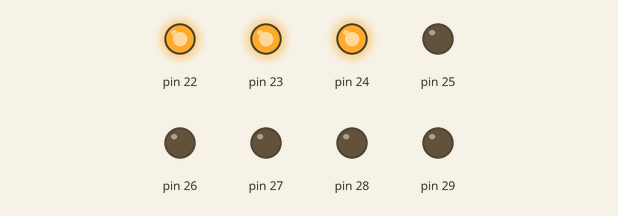
This sketch was run on a simulated Arduino Mega 2560, built with avr-gcc and run on an emulated ATmega2560. Shown: output pins drawn as LEDs (lit = HIGH).

Above: at 0.5 s.
At 3.5 s:
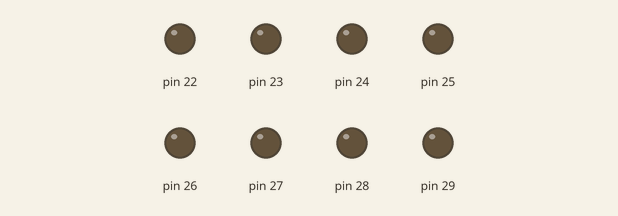
Timing chart, 0 to 4.6 s (numbered marks = the images above):
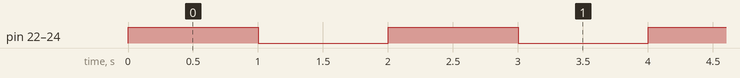

The sketch:

ports.ino
```cpp
// ports.ino: blink a "7" on a common-cathode 7-segment, using port registers only
// Segments a..g on PORTA bits 0..6 = pins 22..28. Common pin to GND.

void setup() {
  DDRA = 0xFF;            // all 8 pins of port A are outputs
}

void loop() {
  PORTA = 0b00000111;     // segments a, b, c on: a "7"
  delay(1000);
  PORTA = 0x00;           // all segments off
  delay(1000);
}
```

Measured:
- by itself, pin 22–24: alternates HIGH for 1.0 s and LOW for 1.0 s
